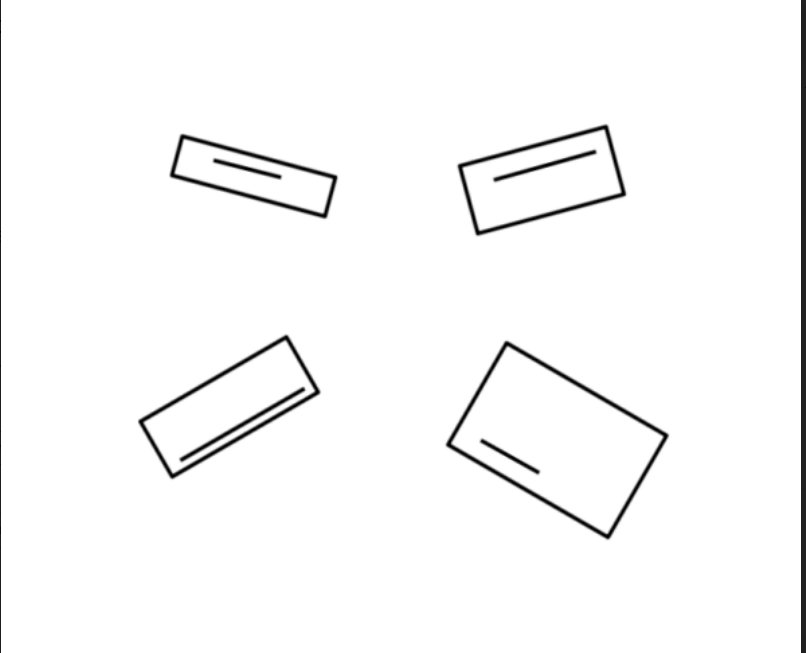
#> input picture new_new.png, 806 x 653 px
$ python rectangle_numbering.py
#> lines starting #> are read from the running program, lines starting #| are printed output that depends on the picture; after the words box and inside, x2 and y2 are one past the last pixel; in counts of white or black regions, pixels touching at a corner belong together; long printed decimals are rounded
import cv2
import matplotlib.pyplot as plt
import numpy as np

img = cv2.imread('new_new.png')
#> img is the input picture: shape (653, 806, 3); mean B, G, R 248.9, 248.9, 248.9

imgray=cv2.cvtColor(img, cv2.COLOR_BGR2GRAY)
ret, thresh = cv2.threshold(imgray, 127, 255, 0)
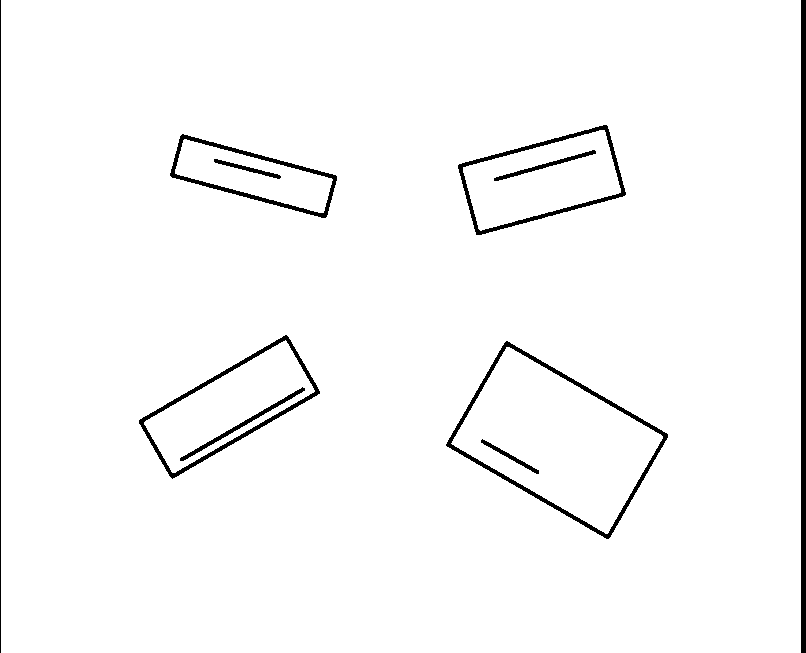
#> thresh: shape (653, 806); 97.5% white; 10 black regions

contours, hierarchy = cv2.findContours(thresh, cv2.RETR_TREE, cv2.CHAIN_APPROX_SIMPLE)
#> contours = 13 contours; largest, box (x1, y1, x2, y2) and area: (1, 0, 801, 653) 520948, (445, 340, 669, 540) 23152, (451, 347, 663, 534) 20242, (138, 334, 321, 480) 11886, (457, 124, 627, 236) 11678
print("Number of contours = " + str(len(contours)))
#| Number of contours = 13


cv2.drawContours(img, contours, 3, (0, 255, 0), 1)
#> img: shape (653, 806, 3); 0.02% of pixels changed, all inside (x1, y1, x2, y2) = (480, 438, 540, 475)
cv2.drawContours(img, contours, 6, (0, 255, 0), 1)
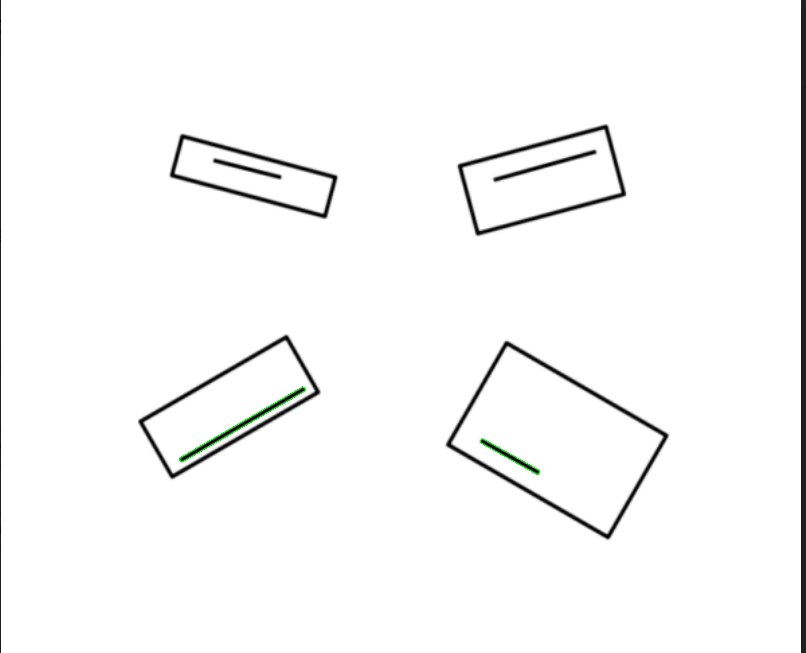
#> img: shape (653, 806, 3); mean B, G, R 248.8, 249, 248.8
cv2.drawContours(img, contours, 9, (0, 255, 0), 1)
#> img: shape (653, 806, 3); 0.03% of pixels changed, all inside (x1, y1, x2, y2) = (213, 158, 282, 180)
cv2.drawContours(img, contours, 12, (0, 255, 0), 1)
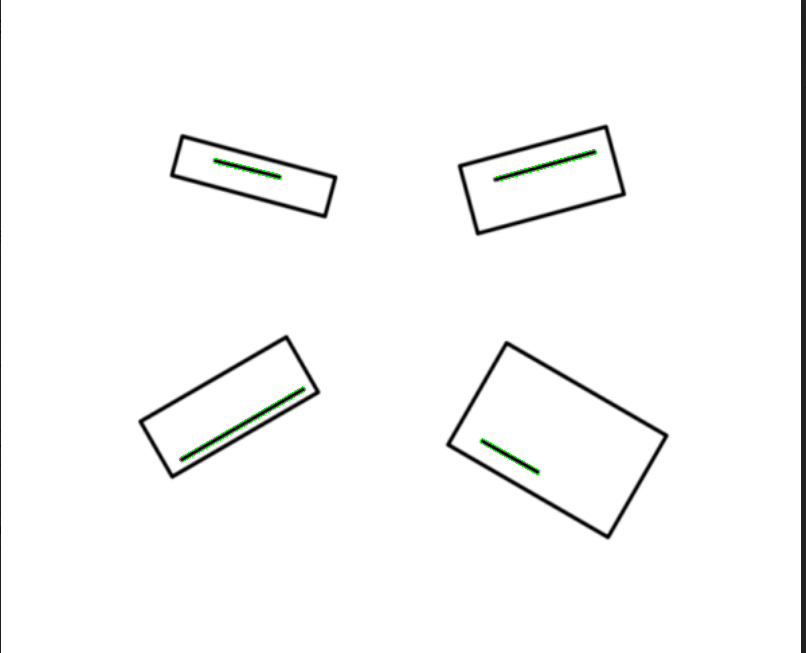
#> img: shape (653, 806, 3); mean B, G, R 248.7, 249, 248.7

box2=[]

for i in range(3,13,3):
  box2.append(np.int0(cv2.boxPoints(cv2.minAreaRect(contours[i]))))
#> after the loop, box2 = [[[537, 475], [478, 442], [481, 437], [540, 470]], [[180, 462], [177, 457], [303, 385], [306, 390]], [[280, 179], [212, 162], [213, 157], [281, 174]], [[493, 182], [492, 176], [595, 148], [596, 153]]]

dist1=np.linalg.norm(np.array(box2[0][1])-(box2[0][2]))
#> dist1 = 5.83
dist2=np.linalg.norm(np.array(box2[1][0])-(box2[1][1]))
#> dist2 = 5.83
dist3=np.linalg.norm(np.array(box2[2][0])-(box2[2][3]))
#> dist3 = 5.1
dist4=np.linalg.norm(np.array(box2[3][0])-(box2[3][1]))
#> dist4 = 6.08

cv2.imshow('image',img)


dic={dist1:'br',dist2:'bl',dist3:'tl',dist4:'tr'}
#> dic = {5.83: 'bl', 5.1: 'tl', 6.08: 'tr'}
lst=[dist1,dist2,dist3,dist4]
#> lst = [5.83, 5.83, 5.1, 6.08]
lst.sort()

print(dic)
#| {5.831: 'bl', 5.099: 'tl', 6.083: 'tr'}
print(lst)
#| [5.099, 5.831, 5.831, 6.083]

x=50
y=185
org = (x,y)

font = cv2.FONT_HERSHEY_SIMPLEX
#> font = 0

fontScale = 1

color = (0, 0, 255)


thickness = 2

text=0
for i in lst:

  text=text+1

  if(dic[i]=='br'):
      cv2.putText(img, str(text), (700,400), font, fontScale,
                 color, thickness, cv2.LINE_AA, False)


  elif(dic[i]=='bl'):
      cv2.putText(img, str(text), (50,400), font, fontScale,
                 color, thickness, cv2.LINE_AA, False)

  elif(dic[i]=='tl'):
      cv2.putText(img, str(text), (50,185), font, fontScale,
                 color, thickness, cv2.LINE_AA, False)

  else:
      cv2.putText(img, str(text), (700,185), font, fontScale,
                 color, thickness, cv2.LINE_AA, False)
#> this loop made 4 passes
#> i on passes 1 to 4: 5.1, 5.83, 5.83, 6.08
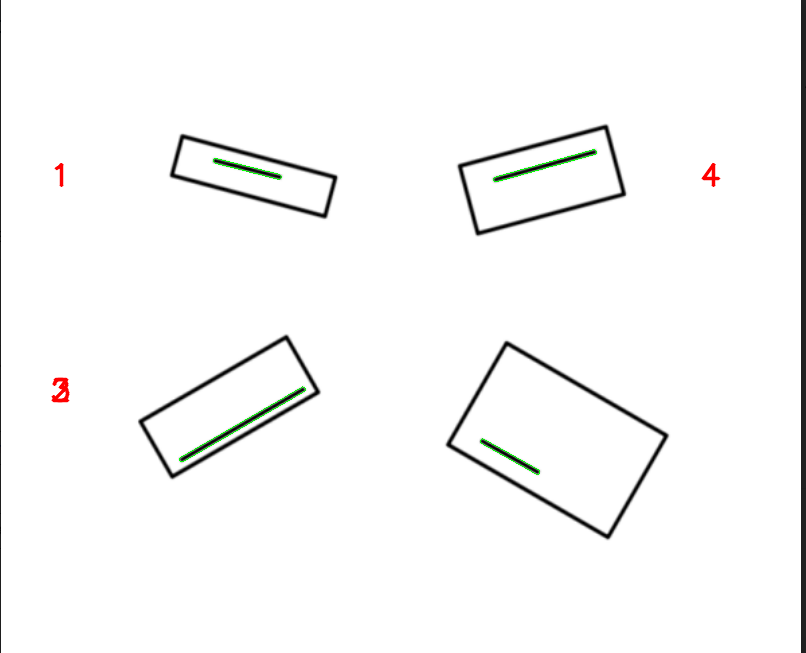
#> img: shape (653, 806, 3); 0.14% of pixels changed, all inside (x1, y1, x2, y2) = (51, 162, 721, 403)
#> after the loop, text = 4

cv2.imshow('image',img)
cv2.waitKey(0)
cv2.destroyAllWindows()
